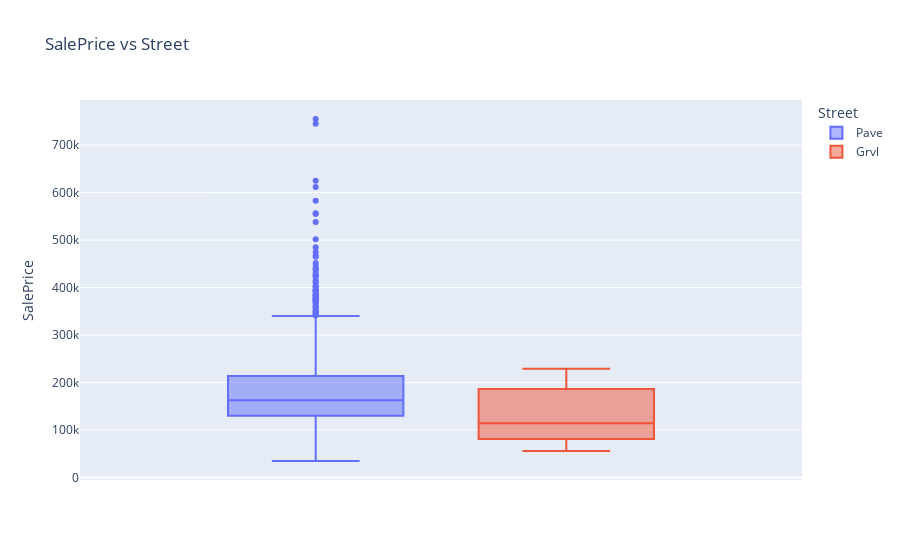

Source (notebook cell):
### Code cell
px.box(data_train, y='SalePrice', color='Street', title='SalePrice vs Street')

### Figure 1 — Plotly figure (JSON) as saved in the notebook; plotly's stock layout.template omitted (floating-point values rounded to 4 significant figures; data arrays with more than 128 entries replaced by an {"elided": "..."} marker saying what was removed)
{"data": [{"alignmentgroup": "True", "hovertemplate": "Street=Pave<br>SalePrice=%{y}<extra></extra>", "legendgroup": "Pave", "marker": {"color": "#636efa"}, "name": "Pave", "notched": false, "offsetgroup": "Pave", "orientation": "v", "showlegend": true, "type": "box", "x0": " ", "xaxis": "x", "y": {"elided": "1454 int values"}, "y0": " ", "yaxis": "y"}, {"alignmentgroup": "True", "hovertemplate": "Street=Grvl<br>SalePrice=%{y}<extra></extra>", "legendgroup": "Grvl", "marker": {"color": "#EF553B"}, "name": "Grvl", "notched": false, "offsetgroup": "Grvl", "orientation": "v", "showlegend": true, "type": "box", "x0": " ", "xaxis": "x", "y": [110000, 228950, 118500, 55993, 81000, 186700], "y0": " ", "yaxis": "y"}], "layout": {"boxmode": "group", "legend": {"title": {"text": "Street"}, "tracegroupgap": 0}, "title": {"text": "SalePrice vs Street"}, "xaxis": {"anchor": "y", "domain": [0, 1]}, "yaxis": {"anchor": "x", "domain": [0, 1], "title": {"text": "SalePrice"}}}}
